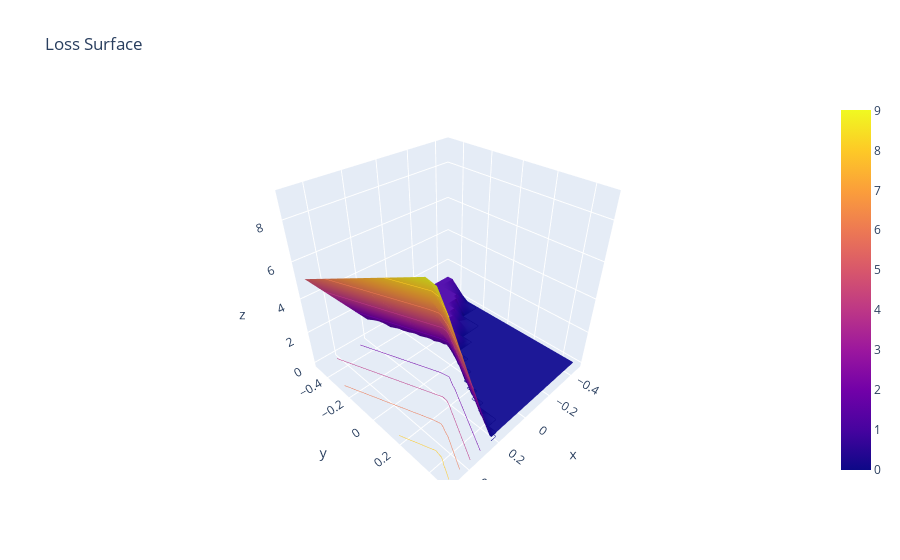

Notebook source saved alongside this figure:
### Markdown cell above
#### Around (0, 0, 0) rotating in the plane of the "True" direction

### Code cell
plot_2d_travel_polar_only_one_belief(
    direction=[-8, 10, 25], 
    axis=[-45,  24, -24],
    labels = torch.Tensor(y_train[0:1]), 
    observations = torch.Tensor(X_train[0:1]),
    N=30,
    log_scale=False,
    contour_only=False,
    scale=1,
    ind_s=0,
    ind_e=0)

### Figure 1 — Plotly figure (JSON) as saved in the notebook; plotly's stock layout.template omitted (floating-point values rounded to 4 significant figures; data arrays with more than 128 entries replaced by an {"elided": "..."} marker saying what was removed)
{"data": [{"contours": {"z": {"highlightcolor": "limegreen", "project": {"z": true}, "show": true, "usecolormap": true}}, "type": "surface", "x": [-0.4649, -0.4536, -0.3616, -0.3464, -0.3312, -0.2518, -0.1963, -0.1943, -0.09171, -0.07973, -0.0292, -0.02069, 0.01422, 0.03335, 0.05853, 0.09463, 0.09499, 0.124, 0.1275, 0.1829, 0.2193, 0.2329, 0.2799, 0.2873, 0.3402, 0.4001, 0.4381, 0.4515, 0.489, 0.499], "y": [-0.4888, -0.4855, -0.4469, -0.3531, -0.3105, -0.3104, -0.2809, -0.2216, -0.1783, -0.09242, -0.08648, -0.07895, -0.07069, -0.06284, -0.04138, -0.02355, -0.007811, 0.05716, 0.06872, 0.1348, 0.164, 0.1813, 0.1881, 0.2476, 0.2674, 0.3227, 0.3418, 0.3811, 0.4343, 0.4827], "z": {"elided": "30x30 float values"}}], "layout": {"title": {"text": "Loss Surface"}}}
